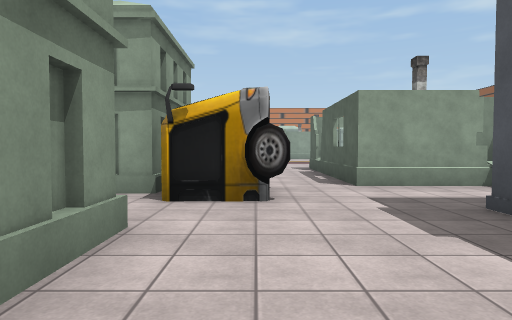
View 1 (above)

24 first-person views from a walk through a scene from a Unity 3-D project. The camera is 1.3 m above the floor, tilts 2° down and sees 75° across. The floor is counted in squares, 2 m on a side. Each view is taken from the middle of a square. On the plan, view 1 faces up. The plan holds only what a view shows up to about 10 squares ahead; the rest is blank. The place goes on beyond the plan. Some surface patterns are stand-ins.

View 2
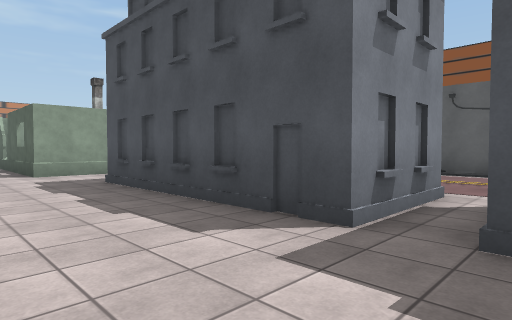

View 3
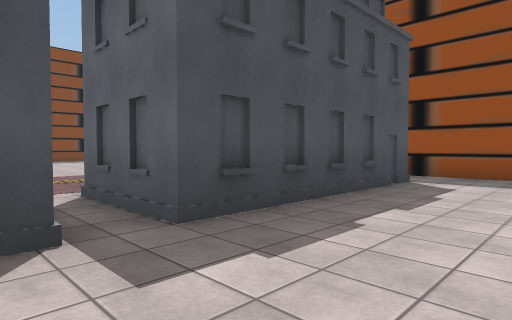

View 4
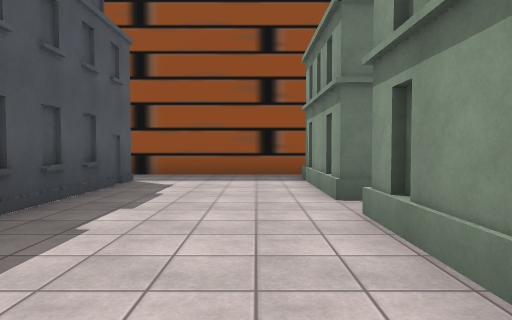

View 5
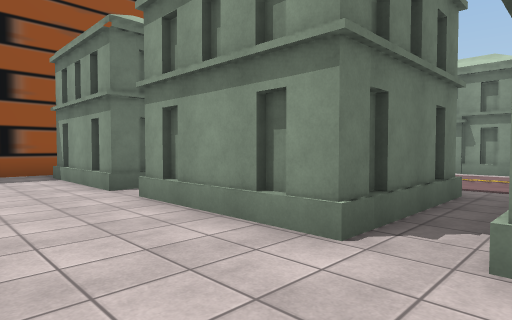

View 6
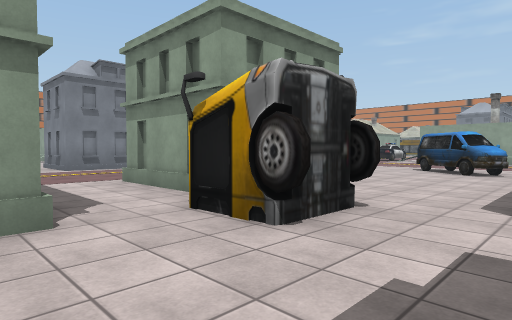

View 7
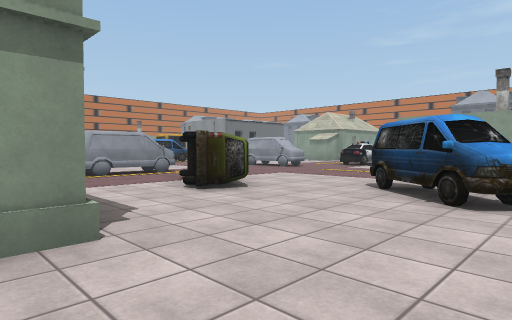

View 8
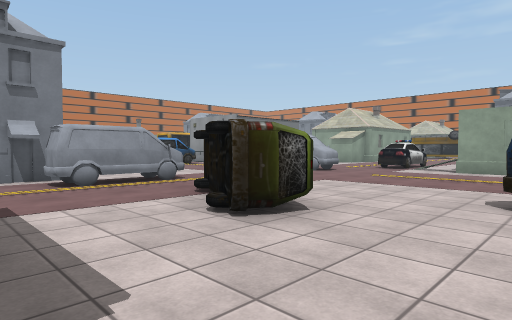

View 9
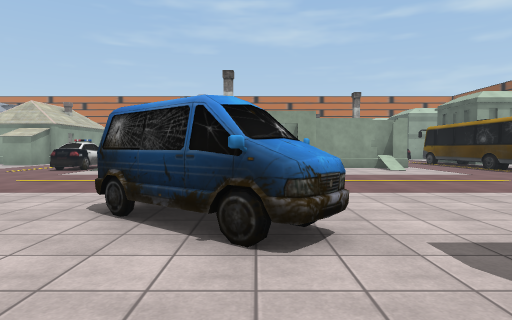

View 10
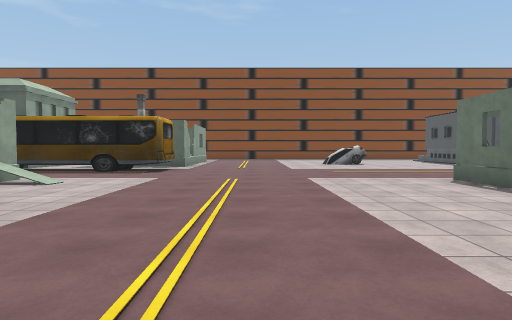

View 11
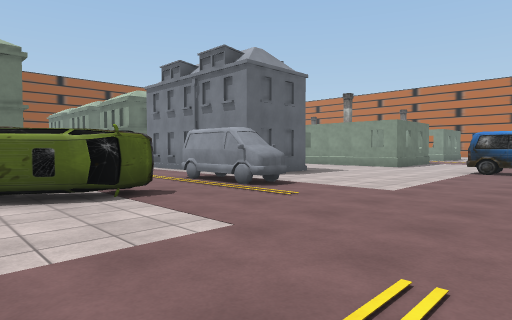

View 12
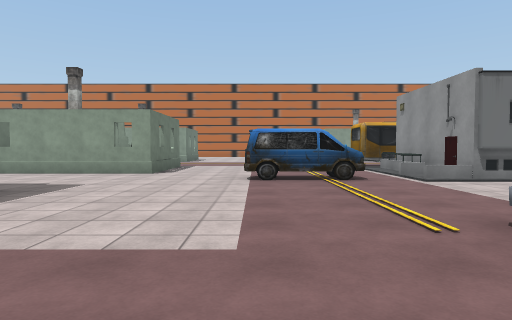

View 13
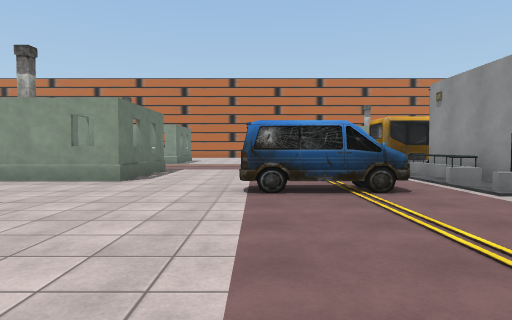

View 14
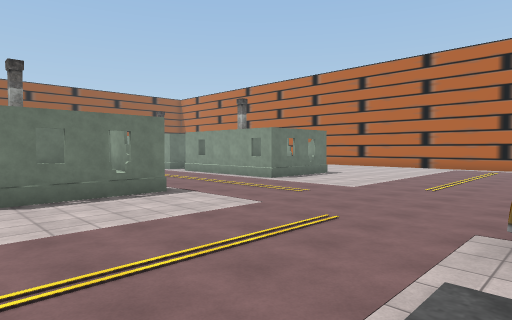

View 15
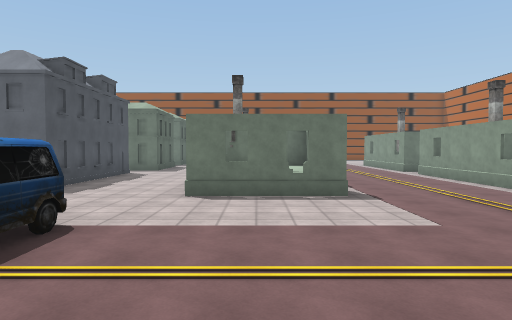

View 16
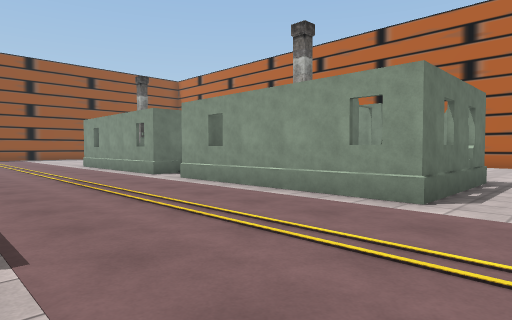

View 17
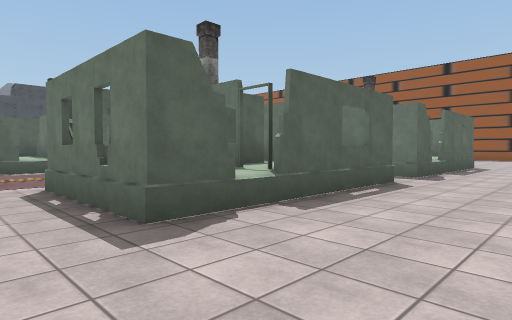

View 18
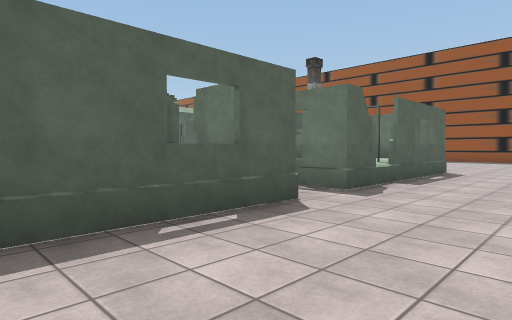

View 19
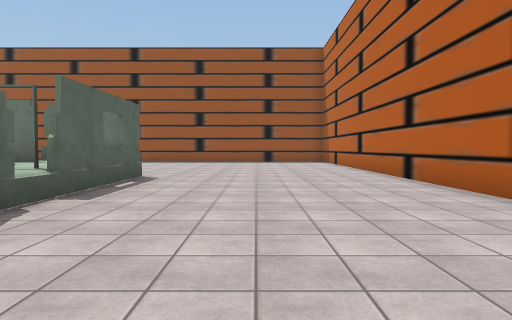

View 20
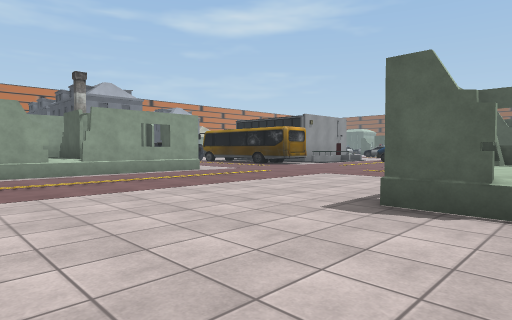

View 21
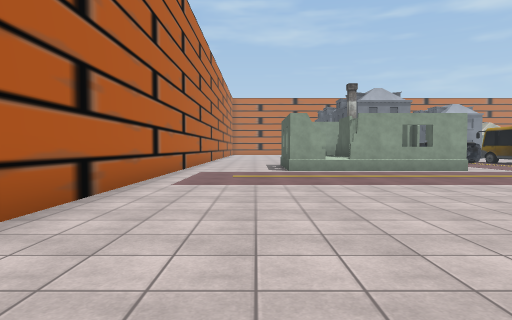

View 22
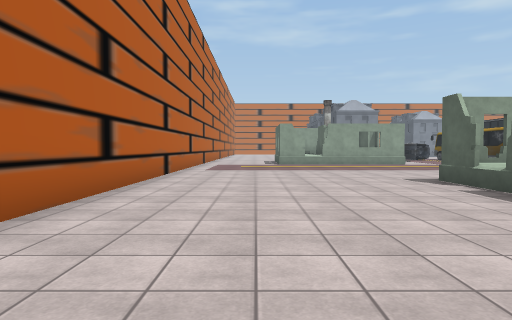

View 23
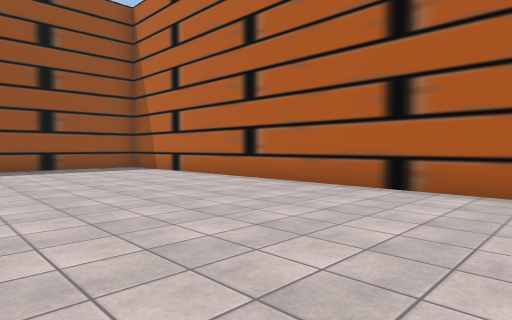

View 24
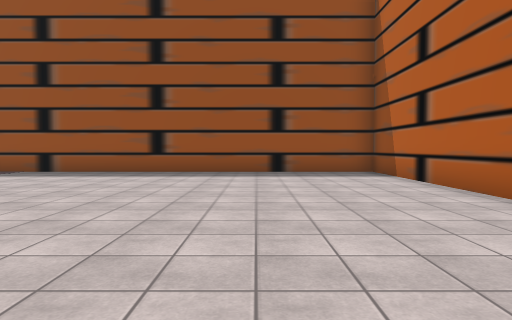

### Floor plan
Key: @ floor where view 1 was taken; # wall or solid block; . main floor; : floor 0.75 m higher than the main floor; / step, stairs or slope; = window, fence, low wall or low ledge; H house; B building; C car; U bus; O other object.
Columns run from 32 left of view 1 to 8 right of it. Each row starts with its distance up from view 1.
 19       H       U BBBB.    .CC.H     ./..UU
 18 #...#HHHH#.   U./ / ..   ....#H  H.....UU
 17 #.......................OO..... .........
 16 #..................O....OO...............
 15 #..................O.....................
 14 #..................O.....................
 13 #..............................O.........
 12 #.......................O......OO........
 11 #......HH......H##......OO.OOO..O. H.....
 10 #......H HH....=:H...###OO..O.....H  H...
  9 #......HHH#....HHH...###..........H H
  8 #......H H#....  H...#  .. .......H H
  7 #......H HH...   H      .     #...H HH
  6  ......HHH#...         #..   ## ..HHH
  5   ......  ....         B....B#B #.../
  4  ......HHH#...          .......##...
  3 #......H  #...              .......#
  2 #......HHH#...                 ....#
  1 #......H H#..                  ....#
  0 #......H H                     /@..#
 -1 #......HHH             #....////...## ...
 -2 #.......               #...    /.........
 -3 #.......                       /...B##...
 -4 #.......                       /...##
 -5 #........                      /...#
 -6 #.........                     #...#
 -7 #..........                    #...#
 -8 #..........                    #....
 -9 #...........                   .....
-10 ############                   #####

Positions as (right, up) in squares from view 1, and headings:
1: (0, 0), facing up
2: (0, -3), facing up-right
3: (0, -1), facing down-right
4: (0, -1), facing down
5: (1, 0), facing down-left
6: (2, 2), facing up-left
7: (1, 7), facing up-left
8: (-1, 8), facing up-left
9: (0, 9), facing up
10: (-2, 15), facing right
11: (-3, 16), facing down-left
12: (-6, 14), facing left
13: (-8, 14), facing left
14: (-14, 18), facing down-left
15: (-16, 18), facing down
16: (-18, 12), facing down-left
17: (-28, 12), facing down-right
18: (-28, 9), facing down-right
19: (-28, 7), facing down
20: (-29, 9), facing up-right
21: (-29, 8), facing up
22: (-29, 4), facing up
23: (-26, 2), facing down-left
24: (-28, 0), facing down
